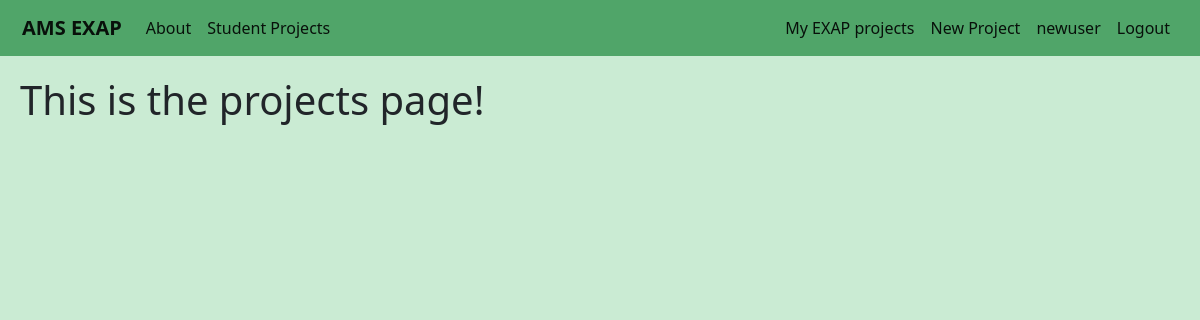
Page /users/projects/ (signed in) on the earlier database version.
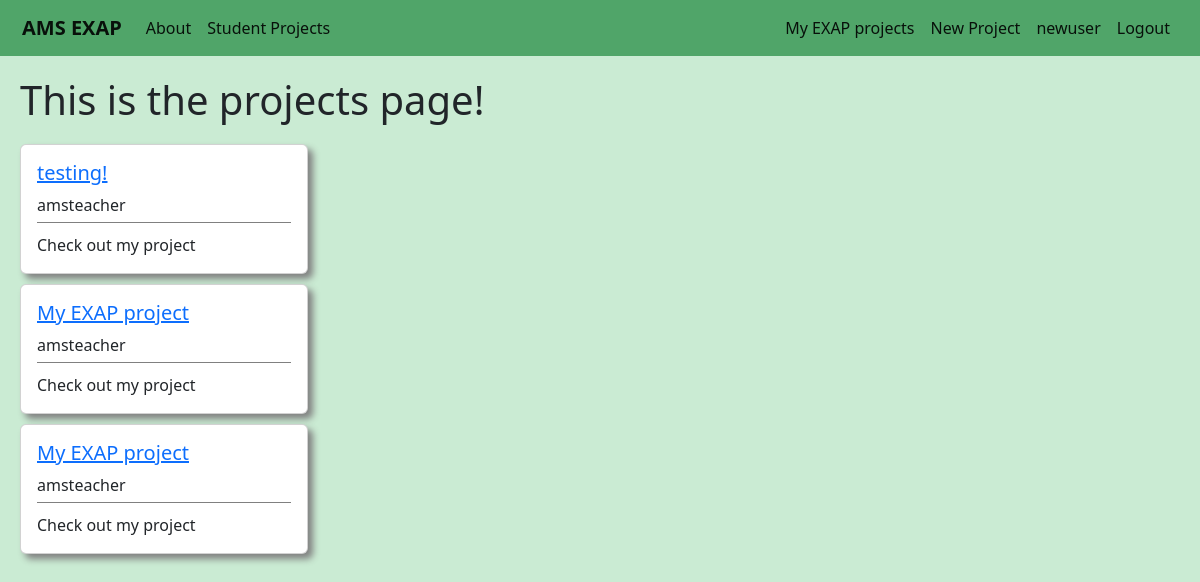
Same page on the later database version.
### users/models.py (models this page shows, shortened)
class Project(models.Model):
    student = models.ForeignKey(User,on_delete=models.CASCADE)
    period = models.IntegerField(default=1)
    title = models.CharField(max_length=50,default='My EXAP project')
    blurb = models.CharField(max_length=100,default='Check out my project')
    description = models.TextField(default="I haven't written my project description yet, but trust me it will be awesome!")

### users/views.py (the view)
# urls.py: path('projects/',ProjectListView.as_view(),name='users-studentprojects'),
class ProjectListView(ListView):
    model = Project
    template_name = 'users/studentprojects.html'
    context_object_name = 'projects'

### users/templates/users/studentprojects.html
{% extends 'main/base.html' %}
{% block content %}
<div class='page-title'>
    <h1>This is the projects page!</h1>
</div>
{% if user.is_authenticated %}
    <div class='projects-div'>
        {% for project in projects %}
            <div class="card project-card" style="width: 18rem;">
                <div class="card-body project-card-body">
                    <h5><a class="article-title" href="{% url 'project-details' project.pk %}">{{ project.title }}</a></h5>
                    <h8 class="card-title project-card-student">{{ project.student.username }}</h8>
                    <div class='project-card-blurb'>
                        <p class="card-text project-card-text">{{ project.blurb }}</p>
                    </div>
                </div>
            </div>
        {% endfor %}
    </div>
{% endif %}
{% endblock content %}

Differences in the rows shown:
added Project: title "testing!", student.username "amsteacher", blurb "Check out my project"
added Project: title "My EXAP project", student.username "amsteacher", blurb "Check out my project"
added Project: title "My EXAP project", student.username "amsteacher", blurb "Check out my project"
